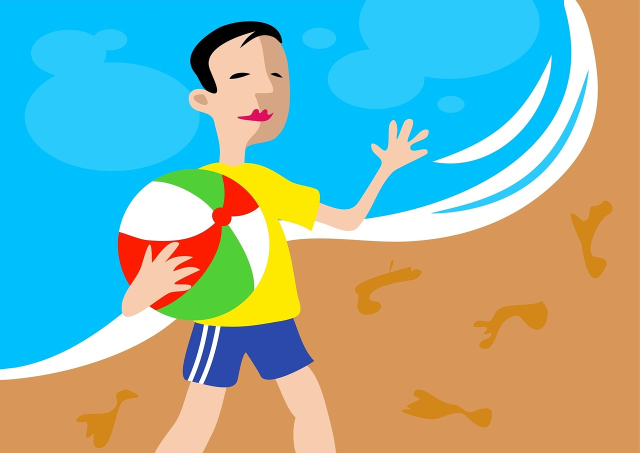
#> input picture cv2_images/beach.jpg, 1280 x 906 px, given in place of the camera (shown at 1/2 size)
$ python replace_face_with_cat_image_27_06_2024.py
#> lines starting #> are read from the running program, lines starting #| are printed output that depends on the picture; after the words box and inside, x2 and y2 are one past the last pixel; in counts of white or black regions, pixels touching at a corner belong together
import cv2

def replace_face_with_cat(frame, replacement_img, threshold, expand=30):
    faces = classifier.detectMultiScale(frame, scaleFactor=1.1, minNeighbors=5)

    for x, y, w, h in faces:
        replacement_img = cv2.resize(replacement_img, (w, h))

        roi = frame[y:y+h, x:x+w] # region of interest is the face

        replace_img2gray = cv2.cvtColor(replacement_img, cv2.COLOR_BGR2GRAY)
        _, mask = cv2.threshold(replace_img2gray, threshold, 255, cv2.THRESH_BINARY)
        mask_inv = cv2.bitwise_not(mask)

        img_bg = cv2.bitwise_and(roi, roi, mask=mask)
        img_fg = cv2.bitwise_and(replacement_img, replacement_img, mask=mask_inv)
        combined = cv2.add(img_bg, img_fg)

        frame[y:y+h, x:x+w] = combined

    return frame
cap = cv2.VideoCapture(0)
classifier = cv2.CascadeClassifier('cv2_models/haarcascade_frontalface_default.xml')

while True:
    ret, frame = cap.read()
#> frame is the input picture: shape (906, 1280, 3); mean B, G, R 165.7, 177.5, 138
    replacement_img = cv2.imread('cv2_images/cat2.jpg')
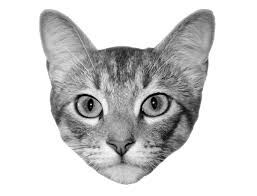
#> input picture cv2_images/cat2.jpg, 257 x 196 px
#> replacement_img is the input picture: shape (196, 257, 3); min 0, max 255, mean 210.2
    faces = classifier.detectMultiScale(frame)
#> faces = [[396, 64, 230, 230], [182, 381, 316, 316]]

    frame = replace_face_with_cat(frame, replacement_img, 200, expand=30)
#> in replace_face_with_cat, `faces = classifier.detectMultiScale(frame, scaleFactor=1.1, minNeighbo..`: faces = [[396, 64, 230, 230]]
#> the loop in replace_face_with_cat, `for x, y, w, h in faces:` made 1 pass
#> pass 1, in replace_face_with_cat, `replacement_img = cv2.resize(replacement_img, (w, h))`:
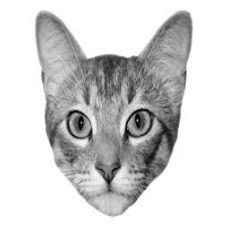
#> replacement_img: shape (230, 230, 3); min 0, max 255, mean 210.1
#> pass 1, in replace_face_with_cat, `roi = frame[y:y+h, x:x+w]`:
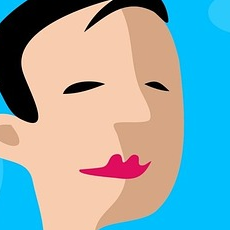
#> roi: shape (230, 230, 3); mean B, G, R 171.4, 168.9, 141.1
#> pass 1, in replace_face_with_cat, `_, mask = cv2.threshold(replace_img2gray, threshold, 255, cv2.THRESH_B..`:
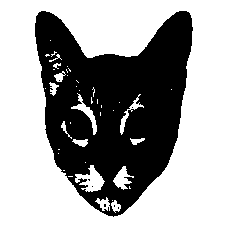
#> mask: shape (230, 230); 63.2% white; 8 black regions (7 under 20 px), largest, box (x1, y1, x2, y2) and area: (35, 11, 193, 217) 19426
#> after the loop in replace_face_with_cat, `for x, y, w, h in faces:`:
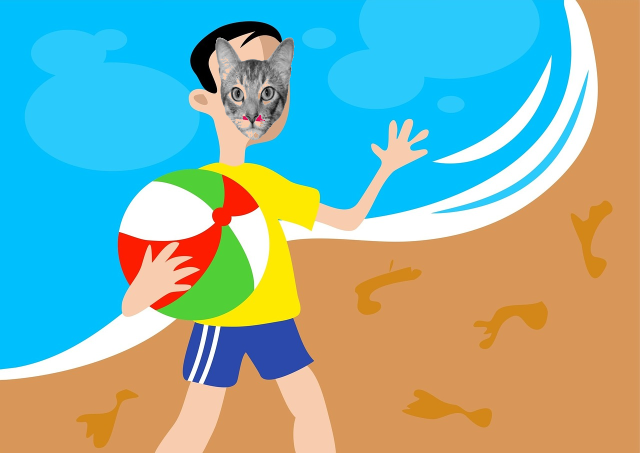
#> frame: shape (906, 1280, 3) (shown at 1/2 size); 1.68% of pixels changed, all inside (x1, y1, x2, y2) = (431, 75, 589, 281)
#> after the loop in replace_face_with_cat, `for x, y, w, h in faces:`:
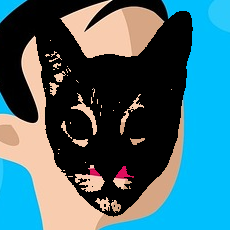
#> img_bg: shape (230, 230, 3); mean of channels 0, 1, 2 114.1, 104.2, 62.9; drawn as B, G, R
#> after the loop in replace_face_with_cat, `for x, y, w, h in faces:`:
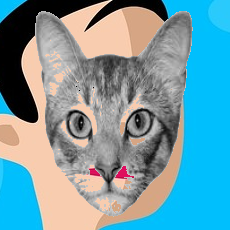
#> roi: shape (230, 230, 3); mean B, G, R 164.7, 154.8, 113.4

    cv2.imshow('Webcam', frame)
    if cv2.waitKey(1) & 0xFF == ord('q'):
#> (key q is pressed here)
        break

cap.release()
cv2.destroyAllWindows()
